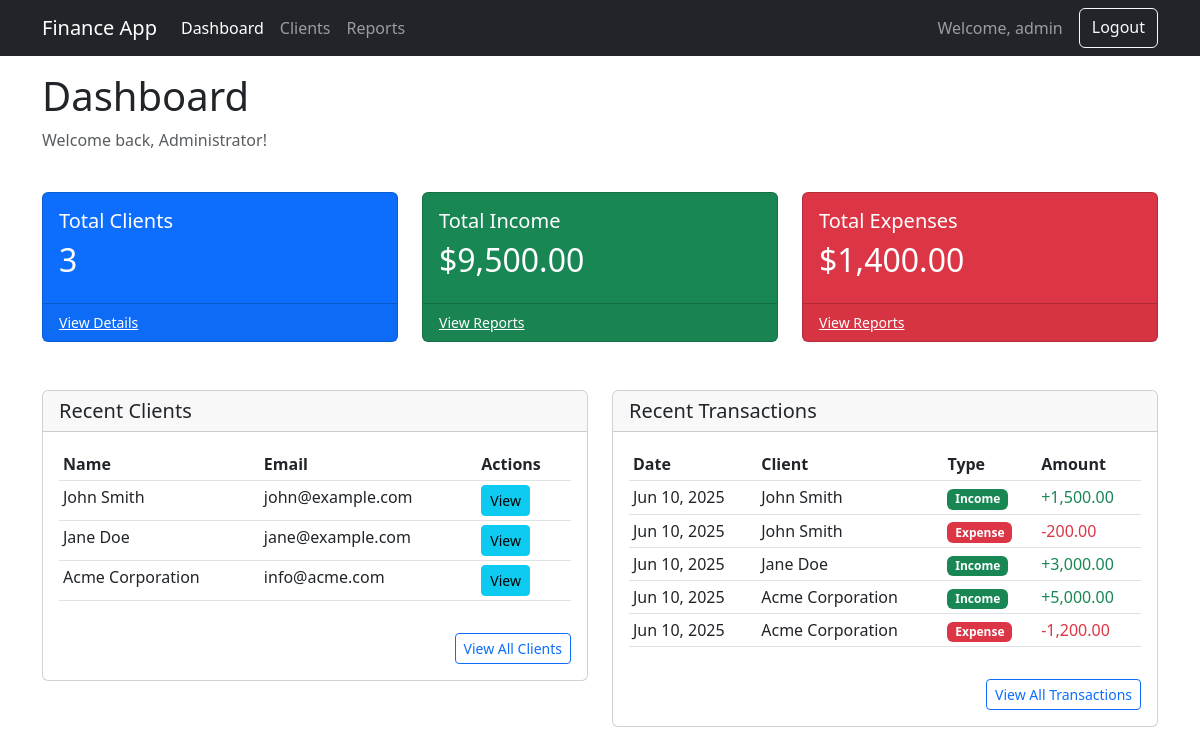
Screenshot of /testv1thinkhug/public/ (signed in) with the database file from the repository.
### tables this page shows
CREATE TABLE IF NOT EXISTS clients (
    id INT UNSIGNED AUTO_INCREMENT PRIMARY KEY,
    name VARCHAR(100) NOT NULL,
    email VARCHAR(100),
    phone VARCHAR(20),
    address TEXT,
    notes TEXT,
    created_at TIMESTAMP DEFAULT CURRENT_TIMESTAMP,
    updated_at TIMESTAMP DEFAULT CURRENT_TIMESTAMP ON UPDATE CURRENT_TIMESTAMP
);

CREATE TABLE IF NOT EXISTS transactions (
    id INT UNSIGNED AUTO_INCREMENT PRIMARY KEY,
    client_id INT UNSIGNED NOT NULL,
    type ENUM('income', 'expense') NOT NULL,
    amount DECIMAL(10, 2) NOT NULL,
    date DATE NOT NULL,
    description TEXT,
    created_at TIMESTAMP DEFAULT CURRENT_TIMESTAMP,
    updated_at TIMESTAMP DEFAULT CURRENT_TIMESTAMP ON UPDATE CURRENT_TIMESTAMP,
    FOREIGN KEY (client_id) REFERENCES clients(id) ON DELETE CASCADE
);

### App/Views/home/dashboard.php (the view, shortened to what the rows shown need)
<div class="row mb-4">
    <div class="col-12">
        <h1>Dashboard</h1>
    </div>
</div>
<div class="row mb-4">
    <div class="col-md-4">
        <div class="card bg-primary text-white mb-4">
            <div class="card-body">
                <h2><?= $totalClients ?></h2>
            </div>
        </div>
    </div>
    <div class="col-md-4">
        <div class="card bg-success text-white mb-4">
            <div class="card-body">
                <h2>$<?= number_format($totalIncome, 2) ?></h2>
            </div>
        </div>
    </div>
    <div class="col-md-4">
        <div class="card bg-danger text-white mb-4">
            <div class="card-body">
                <h2>$<?= number_format($totalExpenses, 2) ?></h2>
            </div>
        </div>
    </div>
</div>
<div class="row">
    <div class="col-md-6">
        <div class="card mb-4">
            <div class="card-body">
                <?php if (empty($recentClients)): ?>
                    <p class="text-muted">No clients have been added yet.</p>
                <?php else: ?>
                    <div class="table-responsive">
                        <table class="table table-sm">
                            <thead>
                                <tr>
                                    <th>Name</th>
                                    <th>Email</th>
                                    <th>Actions</th>
                                </tr>
                            </thead>
                            <tbody>
                                <?php foreach ($recentClients as $client): ?>
                                <tr>
                                    <td><?= htmlspecialchars($client->name) ?></td>
                                    <td><?= htmlspecialchars($client->email ?? 'N/A') ?></td>
                                    <td>
                                        <a href="<?= url('clients/' . $client->id) ?>" class="btn btn-sm btn-info">View</a>
                                    </td>
                                </tr>
                                <?php endforeach; ?>
                            </tbody>
                        </table>
                    </div>
                <?php endif; ?>
            </div>
        </div>
    </div>
    <div class="col-md-6">
        <div class="card mb-4">
            <div class="card-body">
                <?php if (empty($recentTransactions)): ?>
                    <p class="text-muted">No transactions have been recorded yet.</p>
                <?php else: ?>
                    <div class="table-responsive">
                        <table class="table table-sm">
                            <thead>
                                <tr>
                                    <th>Date</th>
                                    <th>Client</th>
                                    <th>Type</th>
                                    <th>Amount</th>
                                </tr>
                            </thead>
                            <tbody>
                                <?php foreach ($recentTransactions as $transaction): ?>
                                <tr>
                                    <td><?= $transaction->getFormattedDate() ?></td>
                                    <td><?= htmlspecialchars($transaction->client_name ?? 'Unknown') ?></td>
                                    <td>
                                        <span class="badge <?= $transaction->isIncome() ? 'bg-success' : 'bg-danger' ?>">
                                            <?= ucfirst($transaction->type) ?>
                                        </span>
                                    </td>
                                    <td class="<?= $transaction->isIncome() ? 'text-success' : 'text-danger' ?>">
                                        <?= $transaction->getFormattedAmount() ?>
                                    </td>
                                </tr>
                                <?php endforeach; ?>
                            </tbody>
                        </table>
                    </div>
                <?php endif; ?>
            </div>
        </div>
    </div>
</div>
<?php
include APP_ROOT . '/App/Views/layouts/main.php';
?>

### rows the page displays
clients: name "John Smith", email "john@example.com"
clients: name "Jane Doe", email "jane@example.com"
clients: name "Acme Corporation", email "info@acme.com"
transactions: date "Jun 10, 2025", client.name "John Smith", type "Income", $transaction->getFormattedAmount() "+1,500.00"
transactions: date "Jun 10, 2025", client.name "John Smith", type "Expense", $transaction->getFormattedAmount() "-200.00"
transactions: date "Jun 10, 2025", client.name "Jane Doe", type "Income", $transaction->getFormattedAmount() "+3,000.00"
transactions: date "Jun 10, 2025", client.name "Acme Corporation", type "Income", $transaction->getFormattedAmount() "+5,000.00"
transactions: date "Jun 10, 2025", client.name "Acme Corporation", type "Expense", $transaction->getFormattedAmount() "-1,200.00"

### other values shown
$_SESSION['username'] "admin"
$_SESSION['admin_name'] "Administrator"
$totalClients "3"
$totalIncome "9,500.00"
$totalExpenses "1,400.00"
